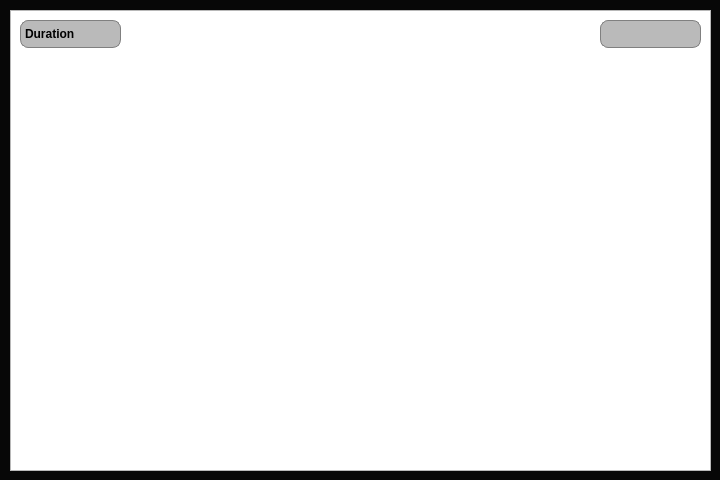
<?xml version="1.0" encoding="UTF-8"?>
<ui version="4.0">
 <class>TimeStat</class>
 <widget class="QDialog" name="TimeStat">
  <property name="geometry">
   <rect>
    <x>0</x>
    <y>0</y>
    <width>720</width>
    <height>480</height>
   </rect>
  </property>
  <property name="windowTitle">
   <string>Dialog</string>
  </property>
  <property name="styleSheet">
   <string notr="true">QDialog {
    background-color: rgb(7, 7, 7);
}</string>
  </property>
  <widget class="QChartView" name="graphicsView">
   <property name="geometry">
    <rect>
     <x>10</x>
     <y>10</y>
     <width>701</width>
     <height>461</height>
    </rect>
   </property>
   <property name="styleSheet">
    <string notr="true">QChartView {
  background-color:rgb(34, 40, 49);
  border-radius: 15px;
  color:rgb(34, 40, 49);
}</string>
   </property>
  </widget>
  <widget class="QComboBox" name="comboduration">
   <property name="geometry">
    <rect>
     <x>600</x>
     <y>20</y>
     <width>101</width>
     <height>28</height>
    </rect>
   </property>
   <property name="font">
    <font>
     <bold>true</bold>
    </font>
   </property>
   <property name="styleSheet">
    <string notr="true">QComboBox {
    border: 1px solid gray;
    border-radius: 8px;
    min-width: 3em;
background-color: rgb(186, 186, 186);
}

QComboBox:on {
    border-bottom-left-radius: 0px;
    border-bottom-right-radius: 0px;
}

QComboBox QAbstractItemView {
    border-bottom-right-radius: 8px;
    border-bottom-left-radius: 8px;
    background-color: rgb(186, 186, 186);
    border: 1px solid gray;
    box-shadow: transparent;
    padding: 1px 1px 1px 1px
}

QComboBox::drop-down {
    border-color: transparent;
}</string>
   </property>
   <property name="currentText">
    <string/>
   </property>
   <item>
    <property name="text">
     <string/>
    </property>
   </item>
   <item>
    <property name="text">
     <string/>
    </property>
   </item>
   <item>
    <property name="text">
     <string/>
    </property>
   </item>
   <item>
    <property name="text">
     <string/>
    </property>
   </item>
  </widget>
  <widget class="QComboBox" name="combomode">
   <property name="geometry">
    <rect>
     <x>20</x>
     <y>20</y>
     <width>101</width>
     <height>28</height>
    </rect>
   </property>
   <property name="font">
    <font>
     <bold>true</bold>
    </font>
   </property>
   <property name="styleSheet">
    <string notr="true">QComboBox {
    border: 1px solid gray;
    border-radius: 8px;
    min-width: 3em;
background-color: rgb(186, 186, 186);
}

QComboBox:on {
    border-bottom-left-radius: 0px;
    border-bottom-right-radius: 0px;
}

QComboBox QAbstractItemView {
    border-bottom-right-radius: 8px;
    border-bottom-left-radius: 8px;
    background-color: rgb(186, 186, 186);
    border: 1px solid gray;
    box-shadow: transparent;
    padding: 1px 1px 1px 1px
}

QComboBox::drop-down {
    border-color: transparent;
}</string>
   </property>
   <item>
    <property name="text">
     <string>Duration</string>
    </property>
   </item>
   <item>
    <property name="text">
     <string>Play count</string>
    </property>
   </item>
  </widget>
 </widget>
 <customwidgets>
  <customwidget>
   <class>QChartView</class>
   <extends>QGraphicsView</extends>
   <header>qchartview.h</header>
  </customwidget>
 </customwidgets>
 <resources/>
 <connections/>
</ui>
